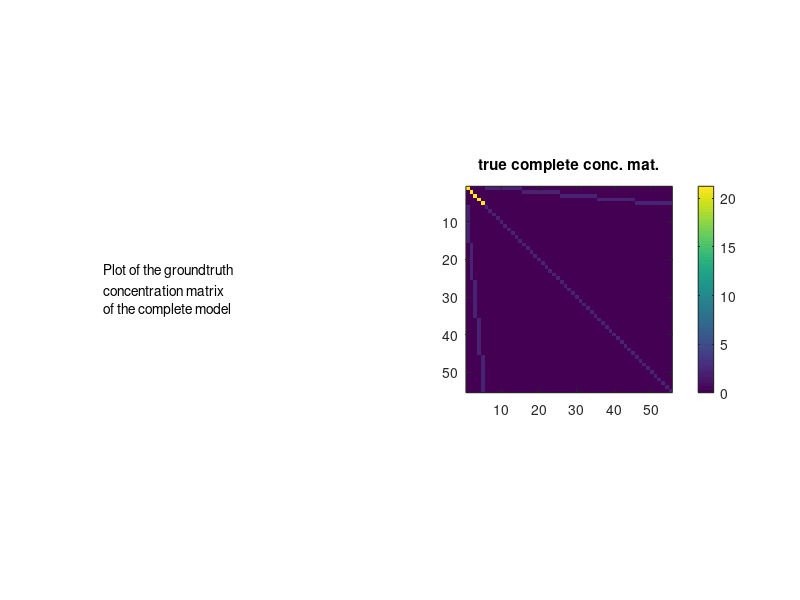
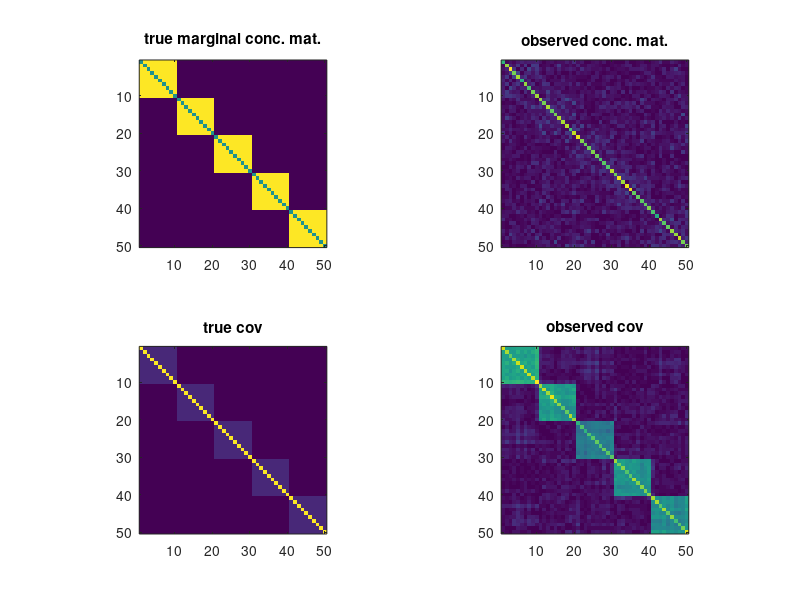

Write MATLAB code to recreate these figures, in order.
% Toy example
% with three blocks of size 5

clear all; clc; close all;
%% settings

n=200; % number of samples

k=10;  %size of the block
B=5;   %nb of blocks

pl=B; % number of latept variables
po=k*B;% number of observed variables

pt=po+pl;
sigma2l=.8;
sigma2lo=.5;

% slo=.2; % level of sparsity on latent-observed block of conceptration mat
% soo=.2; % level of sparsity on latent-observed block of conceptration mat
Doo=eye(po)/sigma2lo;
Dol=zeros(po,pl);
for i=1:B
    i1=k*(i-1)+1;
    i2=i1+k-1;
    Dol(i1:i2,i)=ones(k,1);
end
Dol=-Dol/sigma2lo;
Dll=eye(pl)*(1/sigma2l+k/sigma2lo);

%% construction of the conceptration matrix
Dfull=zeros(pt);
Dfull(1:pl,1:pl)=Dll;
Dfull((pl+1):pt,(pl+1):pt)=Doo;
Dfull(1:pl,(pl+1):pt)=Dol';
Dfull((pl+1):pt,1:pl)=Dol;

Dfull=.5*(Dfull+Dfull');
Dmargo=Doo-Dol*Dol';


descr = {'Plot of the groundtruth '
    'concentration matrix';
    'of the complete model'};

figure(1);clf;
subplot(1,2,1)
axis off;
text(0,.5,descr)
pbaspect([1 1 1]);
subplot(1,2,2)
imagesc(abs(Dfull));
colorbar;
pbaspect([1 1 1]);
title('true complete conc. mat.');

if eigs(Dfull,1,'sa')<0
    error('The conceptration matrix of the complete model is not PSD \n')
end

%% sampling data
mu=zeros(1,pt); % vector of means
Xfull=mvnrnd(mu, inv(Dfull), n)';
X=Xfull((pl+1):pt,:);
S=cov(X');
% S=inv(Dmargo);

%% plotting

figure(2);clf;
subplot(2,2,1);
imagesc(abs(Dmargo));
pbaspect([1 1 1]);
title('true marginal conc. mat.');
subplot(2,2,2);
imagesc(abs(inv(S)));
pbaspect([1 1 1]);
title('observed conc. mat.');
subplot(2,2,3);
imagesc(abs(inv(Dmargo)));
pbaspect([1 1 1]);
title('true cov');
subplot(2,2,4);
imagesc(abs(S));
pbaspect([1 1 1]);
title('observed cov');


 